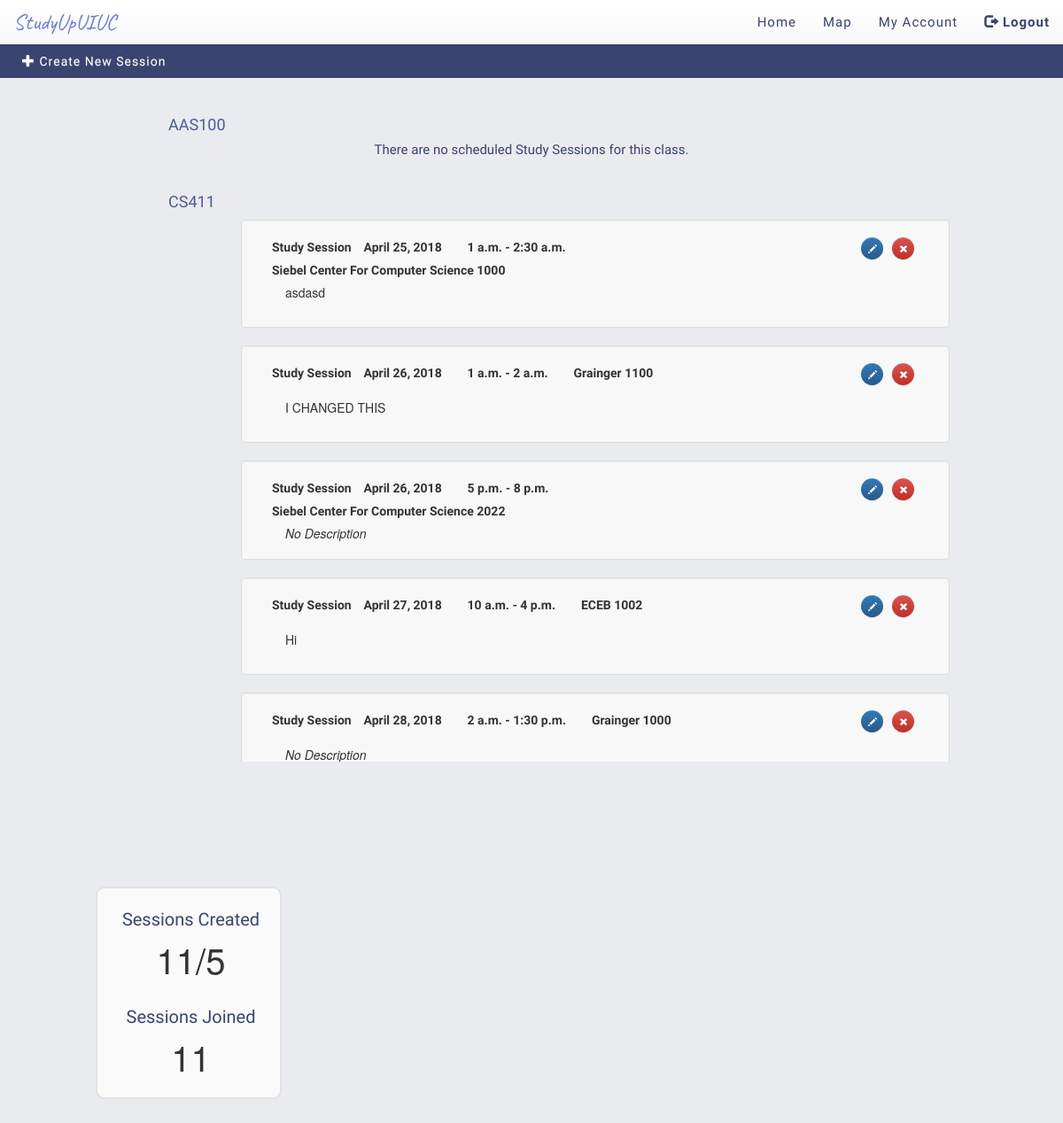
Page / (signed in) on the earlier database version.
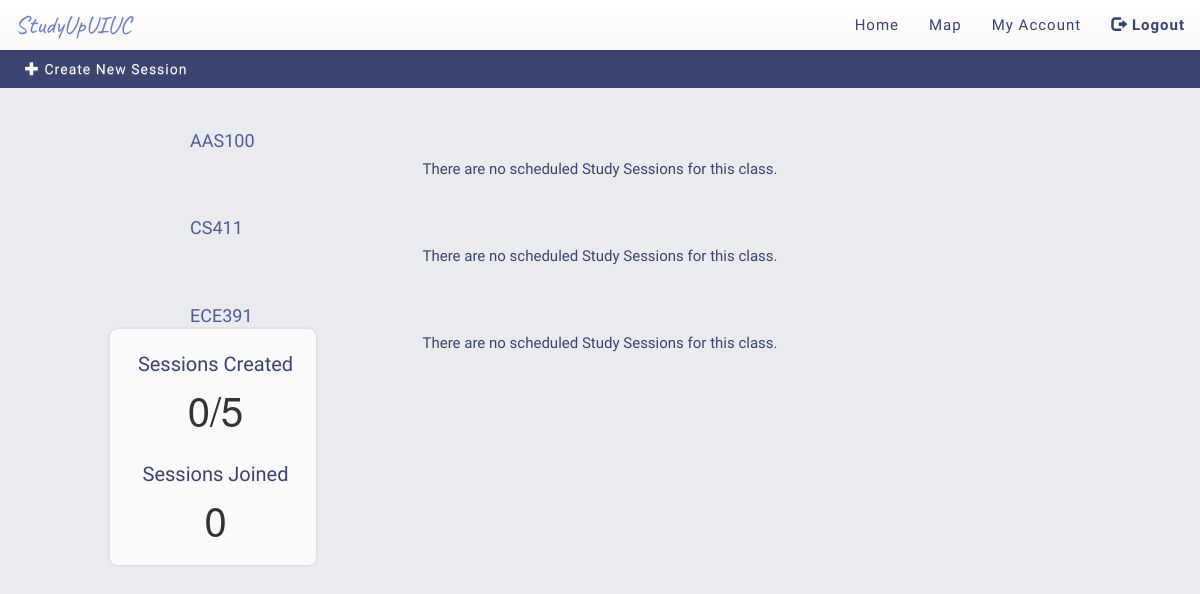
Same page on the later database version.
### home/models.py (models this page shows)
class StudySession(models.Model):
    start_time = models.TimeField()
    end_time = models.TimeField()
    date = models.DateField()
    building = models.TextField()
    room_number = models.PositiveSmallIntegerField()
    description = models.TextField()
    seshID = models.UUIDField(primary_key=True, default=uuid.uuid4, editable=False)

### home/views.py (the view, shortened to what this page needs)
# urls.py: path('', HomeView.as_view(), name='home'),
class HomeView(TemplateView):
    template_name = "home/homepage.html"
    def get(self, request):
        cursor = connection.cursor()
        cursor.execute("SELECT      home_studysession.start_time, \
                                    home_studysession.end_time, \
                                    home_studysession.date, \
                                    home_studysession.building, \
                                    home_studysession.room_number, \
                                    home_studysession.description, \
                                    home_studysession.seshID, \
                                    home_classes.class_code, \
                                    home_classes.class_name \
                        FROM        accounts_enrolledin, \
                                    home_classes, \
                                    home_classofsession, \
                                    home_studysession \
                        WHERE       accounts_enrolledin.netID = %s AND \
                                    accounts_enrolledin.class_code = home_classes.class_code AND \
                                    home_classes.class_code = home_classofsession.class_code AND \
                                    home_classofsession.seshID = home_studysession.seshID \
                        ORDER BY    date(home_studysession.date), \
                                    time(home_studysession.start_time), \
                                    time(home_studysession.end_time), \
                                    home_studysession.building, \
                                    home_studysession.room_number", [str(request.user)])
        sessions_arr = cursor.fetchall()
        sessions = []
        count = 0;
        for i in range(len(sessions_arr)):
            if(sessions_arr[i] is None):
                continue;
            if(datetime.now().date() < sessions_arr[i][2]) or ((datetime.now().date() == sessions_arr[i][2]) and (datetime.now().time() < sessions_arr[i][1])):
                sessions.append({})
                sessions[count]['start_time'] = sessions_arr[i][0]
                sessions[count]['end_time'] = sessions_arr[i][1]
                sessions[count]['date'] = sessions_arr[i][2]
                sessions[count]['building'] = sessions_arr[i][3]
                sessions[count]['room_number'] = sessions_arr[i][4]
                hasData = False
                for j in range(len(sessions_arr[i][5])):
                    if sessions_arr[i][5][j] != " ":
                        hasData = True
                        break
                if hasData:
                    sessions[count]['description'] = sessions_arr[i][5]
                else:
                    sessions[count]['description'] = ""
                sessions[count]['seshID'] = sessions_arr[i][6]
                sessions[count]['class_code'] = sessions_arr[i][7]
                sessions[count]['class_name'] = sessions_arr[i][8]
                count+=1
        cursor.execute("SELECT      home_sessionhas.is_owner, \
                                    home_studysession.seshID \
                        FROM        accounts_enrolledin, \
                                    home_classes, \
                                    home_classofsession, \
                                    home_studysession, \
                                    home_sessionhas \
                        WHERE       accounts_enrolledin.netID = %s AND \
                                    home_sessionhas.netID = accounts_enrolledin.netID AND \
                                    accounts_enrolledin.class_code = home_classes.class_code AND \
                                    home_classes.class_code = home_classofsession.class_code AND \
                                    home_classofsession.seshID = home_studysession.seshID AND \
                                    home_classofsession.seshID = home_sessionhas.seshID", [str(request.user)])
        sessions_arr = cursor.fetchall()
        for i in range(len(sessions)):
            sessions[i]['is_owner'] = 0
            sessions[i]['is_joined'] = 0
        for i in range(len(sessions_arr)):
            for j in range(len(sessions)):
                if(sessions[j]['seshID'] == sessions_arr[i][1]):
                    sessions[j]['is_owner'] = sessions_arr[i][0]
                    sessions[j]['is_joined'] = 1
        cursor.execute("SELECT DISTINCT  accounts_enrolledin.class_code \
                        FROM             accounts_enrolledin \
                        WHERE            %s = accounts_enrolledin.netID AND \
                                         accounts_enrolledin.class_code IN( \
                                            SELECT DISTINCT home_classofsession.class_code \
                                            FROM home_studysession, home_classofsession \
                                            WHERE home_studysession.seshID = home_classofsession.seshID AND \
                                                  ((date(%s) < date(home_studysession.date)) OR (%s == date(home_studysession.date) AND %s < time(home_studysession.end_time))))", \
                                                  [str(request.user), str(datetime.now().date()), str(datetime.now().date()), str(datetime.now().time())])
        enrolledin_empty_arr = cursor.fetchall()
        enrolledin_empty = []
        for i in range(len(enrolledin_empty_arr)):
            enrolledin_empty.append(enrolledin_empty_arr[i][0])
        cursor.execute("SELECT DISTINCT  accounts_enrolledin.class_code \
                        FROM             accounts_enrolledin, \
                                         home_classes \
                        WHERE            accounts_enrolledin.netID = %s", [str(request.user)])
        enrolledin_arr = cursor.fetchall()
        enrolledin = []
        for i in range(len(enrolledin_arr)):
            enrolledin.append({})
            enrolledin[i]['class_code'] = enrolledin_arr[i][0]
            if(enrolledin[i]['class_code'] in enrolledin_empty):
                enrolledin[i]['class_empty'] = False
            else:
                enrolledin[i]['class_empty'] = True
        cursor.execute("SELECT COUNT     (DISTINCT home_studysession.seshID) \
                        FROM             home_studysession, \
                                         home_sessionhas \
                        WHERE            %s = home_sessionhas.netID AND \
                                         home_studysession.seshID = home_sessionhas.seshID AND \
                                         ((date(%s) < date(home_studysession.date)) OR (%s == date(home_studysession.date) AND %s < time(home_studysession.end_time)))", \
                                         [str(request.user), str(datetime.now().date()), str(datetime.now().date()), str(datetime.now().time())])
        sessions_joined_arr = cursor.fetchall()
        sessions_joined = 0
        sessions_joined = sessions_joined_arr[0][0]
        cursor.execute("SELECT COUNT     (DISTINCT home_studysession.seshID) \
                        FROM             home_studysession, \
                                         home_sessionhas \
                        WHERE            %s = home_sessionhas.netID AND \
                                         home_studysession.seshID = home_sessionhas.seshID AND \
                                         home_sessionhas.is_owner = 1 AND \
                                         ((date(%s) < date(home_studysession.date)) OR (%s == date(home_studysession.date) AND %s < time(home_studysession.end_time)))", \
                                         [str(request.user), str(datetime.now().date()), str(datetime.now().date()), str(datetime.now().time())])
        sessions_created_arr = cursor.fetchall()
        sessions_created = 0
        sessions_created = sessions_created_arr[0][0]
        cursor.close()
        args = {'sessions': sessions, 'enrolledin': enrolledin, 'sessions_joined': sessions_joined, 'sessions_created': sessions_created}
        return render(request, self.template_name, args)

### home/templates/home/homepage.html (shortened to what this page needs)
{% extends 'base.html' %}
{% block body %}
<nav class="navbar navbar-custom navbar-fixed-top" >
      <ul class="nav navbar-nav">
        <li><a href="{% url 'home:new_session' %}"><span class="glyphicon glyphicon-plus"></span> Create New Session</span> </a></li>
      </ul>
</nav>
<div id="floating_key">
  <div class="sidebar_header">Sessions Created</div>
  <div class="sidebar_text">{{sessions_created}}/5</div>
  <div class="sidebar_header">Sessions Joined</div>
  <div class="sidebar_text" id="joined_value" value="{{sessions_joined}}">{{sessions_joined}}</div>
</div>
<div id="main">
    <br><br>
    <div class="container">
            <div class="container" style="width: 850px;">
                {% for classes in enrolledin %}
                <br>
                <h4><a href="#{{ classes.class_code }}Content" class = "myLink classheaders" data-toggle="collapse">{{ classes.class_code }}</a></h4>
                <div id="{{ classes.class_code }}Content" class="collapse in">
                    {% if classes.class_empty %}
                      <h4 class="no_sesh"> There are no scheduled Study Sessions for this class.</h2>
                    {% else %}
                      {% for session in sessions %}
                      {% if session.class_code == classes.class_code %}
                      <div class="well">
                            <div class="col-md-10 col-md-offset-0" style="float: left;">
                              <span class="sessionLabel" style="margin-right: 10px;"><label>Study Session</label></span>
                              <span class="sessionLabel"><label>{{ session.date }}</label></span>
                              <span class="sessionLabel"><label>{{ session.start_time }} - {{ session.end_time }}</label></span>
                              <span class="sessionLabel"><label>{{ session.building }} {{ session.room_number }}</label></span>
                            </div>
                              {% if session.is_owner == 1 %}
                              <div class="col-md-2 col-md-offset-0" style="float: right;">
                              <form method="post">
                                  <button class="btn btn-danger a-btn-slide-text btn-space pull-right btn-primary btn-xs editanddeletebtn" name="delete" type="submit" value="{{session.seshID}}" style="margin-right: 24px;">
                                     <span class="glyphicon glyphicon-remove" style="vertical-align: -1px; margin-left: 1px;" aria-hidden="true"></span>
                                  </button>
                              </form>
                              <form method="post" value="{{session.seshID}}">
                                  <button class="btn btn-primary a-btn-slide-text btn-space pull-right btn-primary btn-xs editanddeletebtn" id='btnedit{{session.seshID}}' name="edit" type="submit" value="{{session.seshID}}">
                                     <span class="glyphicon glyphicon-pencil" style="vertical-align: -1px; margin-left: 1px;" aria-hidden="true"></span>
                                  </button>
                              </form>
                              </div>
                              <br>
                              {% endif %}
                          <br>
                          <div class="container">
                            <div class="col-md-6 col-md-offset-0" style="float: left;">
                              {% if session.description == "" %}
                                <i>No Description</i>
                              {% else %}
                                <p>{{ session.description }}</p>
                              {% endif %}
                            </div>
                          </div>
                      </div>
                    {% endif %}
                    {% endfor %}
                  {% endif %}
                </div>
                {% endfor %}
            </div>
    </div>
</div>
{% endblock %}

### accounts/templates/base.html (shortened to what this page needs)
<!DOCTYPE html>
<html lang="en">
  <head>
    <link rel="stylesheet" href="//maxcdn.bootstrapcdn.com/bootstrap/3.3.7/css/bootstrap.min.css">
    <link rel="stylesheet" href="//maxcdn.bootstrapcdn.com/bootstrap/3.3.7/css/bootstrap-theme.min.css">
      <link rel="stylesheet" href="//code.jquery.com/ui/1.12.1/themes/base/jquery-ui.css">
      <link rel="stylesheet" type="text/css" href="https://rawgit.com/jonthornton/jquery-timepicker/master/jquery.timepicker.min.css">
      <link rel="stylesheet" href="//cdnjs.cloudflare.com/ajax/libs/chosen/1.8.5/chosen.min.css">
      <link rel="stylesheet" href="https://cdnjs.cloudflare.com/ajax/libs/bootstrap-select/1.12.4/css/bootstrap-select.min.css">
  </head>
  <body>
    <nav class="navbar navbar-default navbar-fixed-top" >
      <div class="container-fluid">
        <div class="navbar-header">
          <a class="navbar-brand" href="{% url 'home:home' %}">StudyUpUIUC</a>
        </div>
        <div class="navbar-collapse collapse" id="myNavbar">
          <ul class="nav navbar-nav navbar-right">
            <li><a href="{% url 'home:home' %}">Home</a>
            <li><a href="{% url 'map:map' %}">Map</a>
            {% if user.is_authenticated %}
            <li><a href="{% url 'accounts:profile' %}">My Account</a></li>
            <li><a href="{% url 'accounts:logout' %}"><span class="glyphicon glyphicon-log-out logout"></span> <strong>Logout</strong></a></li>
            {% else %}
            <li><a href="{% url 'accounts:register' %}">Register</a></li>
            <li><a href="{% url 'accounts:login' %}"><span class="glyphicon glyphicon-log-in"></span> <strong>Login</strong></a></li>
            {% endif %}
          </ul>
        </div>
      </div>
    </nav>
    {% block body %}
    {% endblock %}
  </body>
</html>

### accounts/templates/base.html (style rules this page uses)
body { background-color: #E9EBEE; margin-top: 50px; }
.navbar-default { border:0px; }
.navbar-default .navbar-brand { font-family: 'Caveat'; color: #6D7FCC; font-size: 25px; }
.navbar.navbar-default .navbar-nav > li > a { color: #3a4470; font-family: 'Viga'; letter-spacing: 1px; font-size: 15px; }

### home/templates/home/homepage.html (style rules this page uses)
.myLink, .myLink:hover, .myLink:active, .myLink:visited, .myLink:focus { text-decoration:none; }
#main { height:100%; overflow:auto; }
.classheaders { font-family: 'Jua'; color: #4e5b96; }
.no_sesh { font-family: 'Coustard'; color: #3a4470; font-size: 15px; text-align: center; }
.navbar-custom { background-color: #3a4470; min-height: 38px; max-height: 38px; border-radius: 0px; border: 0px; margin-top: 50px; }
.navbar.navbar-custom .navbar-nav > li > a { margin-left: 10px; font-family: 'Jua'; padding-top: 5px; margin-top: 4px; min-height: 30px; max-height: 30px; color: #FFFFFF; background-color: #3a4470; letter-spacing: 1px; border-radius: 5px; }
#floating_key { position: fixed; top: 38%; left: 9%; z-index: 5; background-color: #FAFAFA; border: 2px solid #e2e2e2; border-radius: 10px; padding: 5px; text-align: center; line-height: 30px; padding-left: 10px; min-width: 210px; max-width: 210px; min-height: 240px; max-height: 240px; }
.sidebar_header { font-family: 'Coustard'; color: #3a4470; font-size: 20px; text-align: center; margin-top: 15px; margin-bottom: 5px; }
.sidebar_text { font-size: 40px; margin-top: 15px; margin-bottom: 35px; }
html, body { height:100%; margin-top:30px; padding: 0; }

Differences in the rows shown:
removed StudySession: date "April 25, 2018", start_time "1 a.m.", end_time "2:30 a.m.", building "Siebel Center For Computer Science", room_number "1000", description "asdasd"
removed StudySession: date "April 26, 2018", start_time "1 a.m.", end_time "2 a.m.", building "Grainger", room_number "1100", description "I CHANGED THIS"
removed StudySession: date "April 26, 2018", start_time "5 p.m.", end_time "8 p.m.", building "Siebel Center For Computer Science", room_number "2022", shows "No Description"
removed StudySession: date "April 27, 2018", start_time "10 a.m.", end_time "4 p.m.", building "ECEB", room_number "1002", description "Hi"
removed StudySession: date "April 28, 2018", start_time "2 a.m.", end_time "1:30 p.m.", building "Grainger", room_number "1000", shows "No Description"
Other differences:
{{ sessions_created }}: "11" → "0"
{{ sessions_joined }}: "11" → "0"
new list line: "There are no scheduled Study Sessions for this class."
new list line: "ECE391 There are no scheduled Study Sessions for this class."
